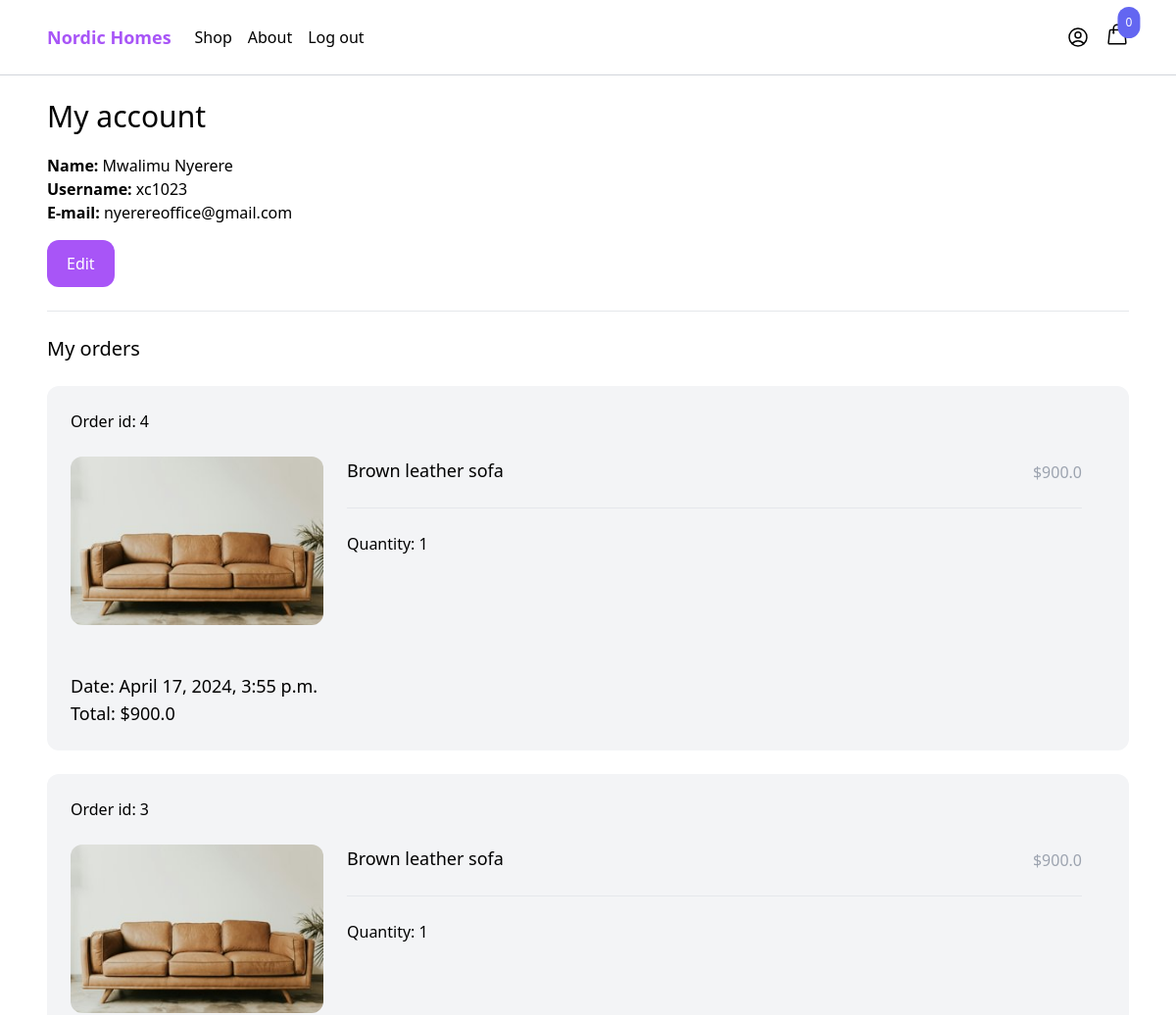
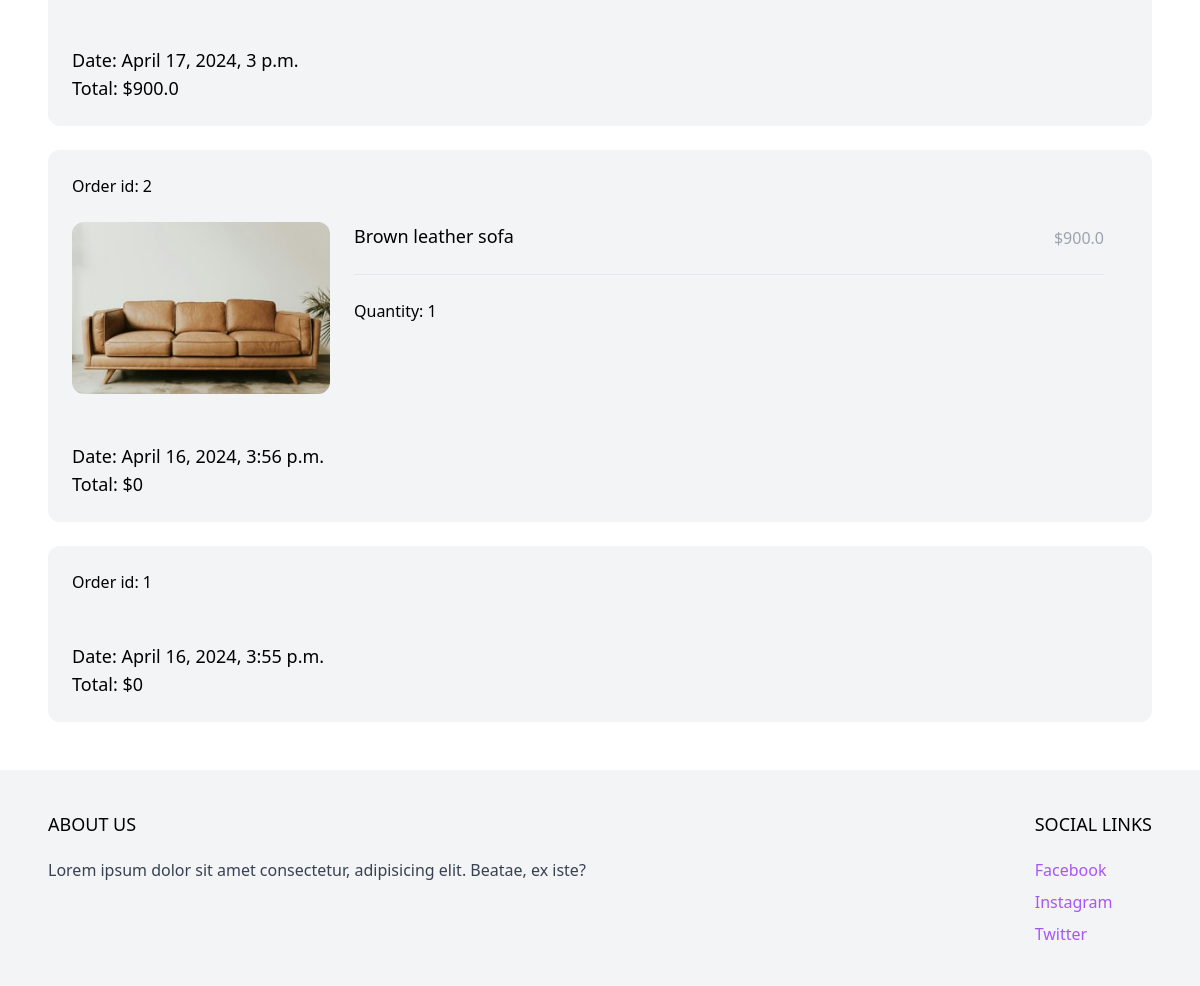
Before: /myaccount/ (signed in) with the older database file (2 pictures, top to bottom).
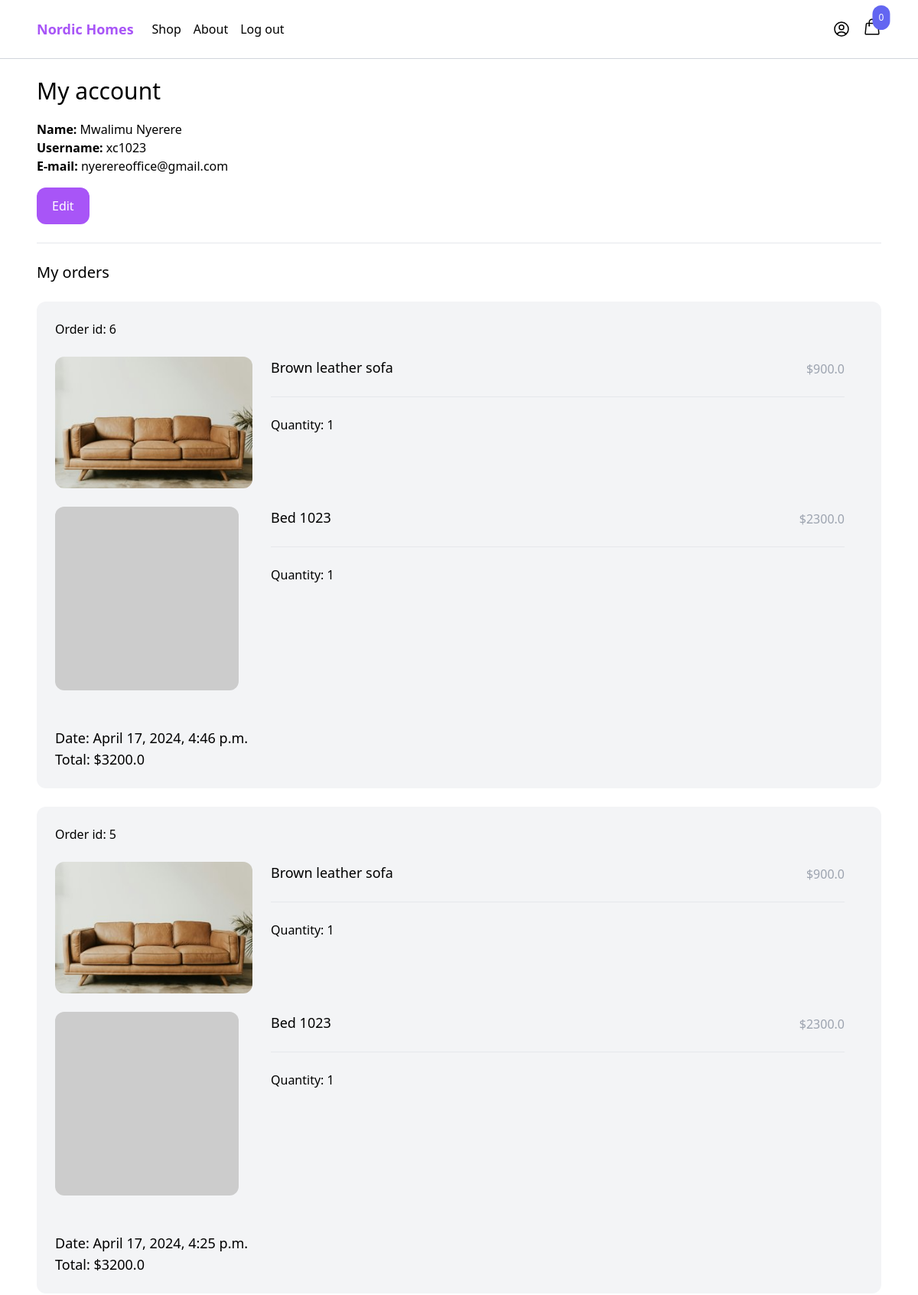
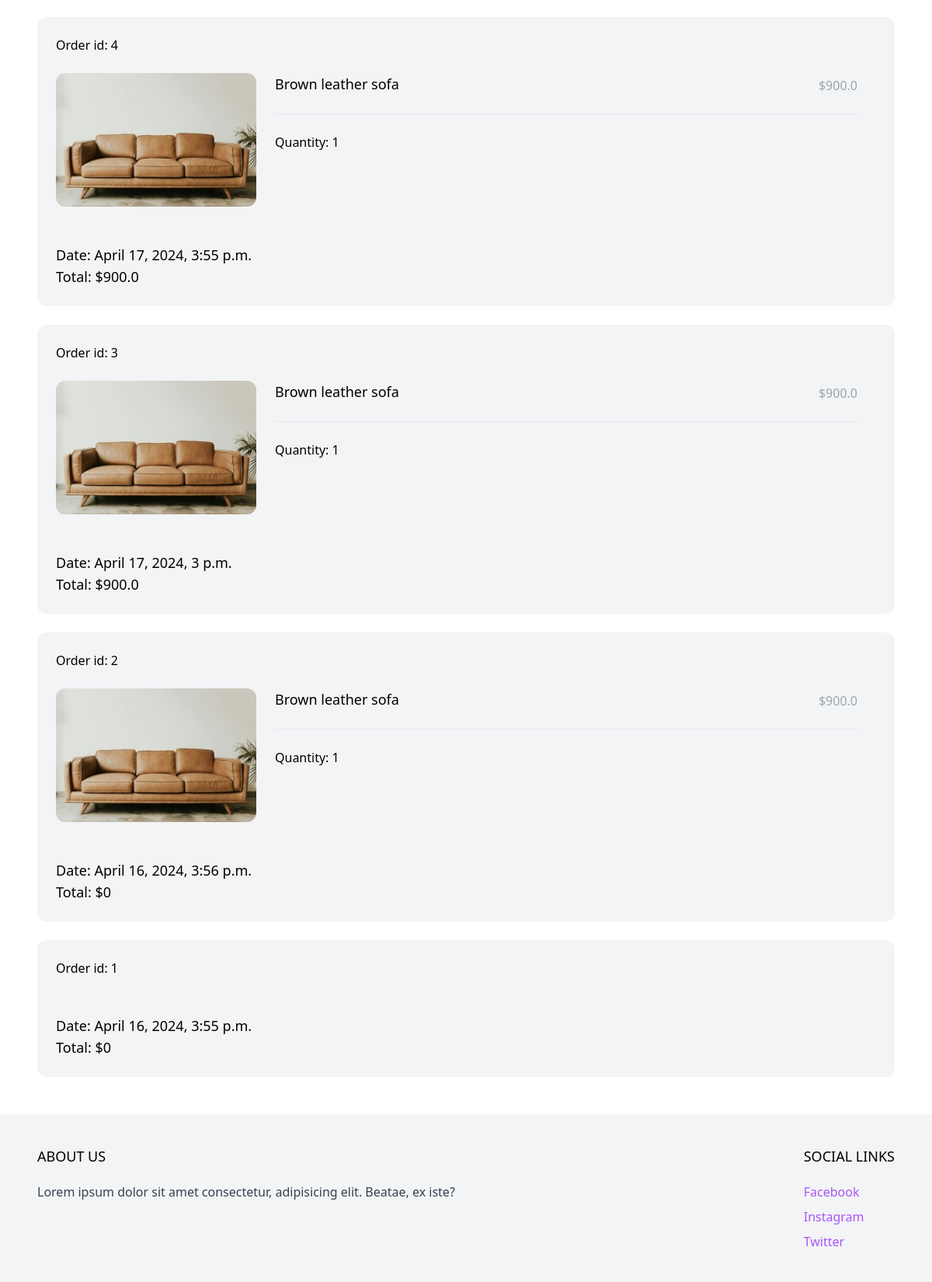
After: the same page with the newer database file (2 pictures, top to bottom).
### order/models.py (models this page shows)
class Order(models.Model):
    ORDERED = 'ordered'
    SHIPPED = 'shipped'
    STATUS_CHOICES = (
        (ORDERED, 'Ordered'),
        (SHIPPED, 'Shipped')
    )
    user = models.ForeignKey(User, related_name='orders', blank=True, null=True, on_delete=models.CASCADE)
    first_name = models.CharField(max_length=255)
    last_name = models.CharField(max_length=255)
    email = models.EmailField()
    address = models.CharField(max_length=255)
    zipcode = models.CharField(max_length=255)
    place = models.CharField(max_length=255)
    phone = models.CharField(max_length=255)
    created_at = models.DateTimeField(auto_now_add=True)
    paid = models.BooleanField(default=False)
    paid_amount = models.IntegerField(blank=True, null=True)
    status = models.CharField(max_length=20, choices=STATUS_CHOICES, default=ORDERED)
    class Meta:
        ordering = ('-created_at',)
    def get_total_price(self):
        if self.paid_amount:
            return self.paid_amount / 100
        return 0

class OrderItem(models.Model):
    order = models.ForeignKey(Order, related_name='items', on_delete=models.CASCADE)
    product = models.ForeignKey(Product, related_name='items', on_delete=models.CASCADE)
    price = models.IntegerField()
    quantity = models.IntegerField(default=1)
    def get_total_price(self):
        return self.price / 100

### product/models.py (models this page shows, shortened)
class Product(models.Model):
    category = models.ForeignKey(Category, related_name='products', on_delete=models.CASCADE)
    name = models.CharField(max_length=255)
    slug = models.SlugField()
    description = models.TextField(blank=True, null=True)
    price = models.IntegerField()
    created_at = models.DateTimeField(auto_now_add=True)
    image = models.ImageField(upload_to='uploads/', blank=True, null=True)
    thumbnail = models.ImageField(upload_to='uploads/', blank=True, null=True)
    class Meta:
        ordering = ('-created_at',)
    def get_thumbnail(self):
        if self.thumbnail:
            return self.thumbnail.url
        else:
            if self.image:
                self.thumbnail = self.make_thumbnail(self.image)
                self.save()
                return self.thumbnail.url
            else:
                return 'https://via.placeholder.com/240x240.jpg'

### core/views.py (the view)
# urls.py: path('myaccount/', myaccount, name='myaccount'),
@login_required
def myaccount(request):
    return render(request, 'core/myaccount.html')

### cart/cart.py (called while the page is built)
    def __len__(self):
        return sum(item['quantity'] for item in self.cart.values())

### cart/context_processors.py (called while the page is built)
def cart(request):
    return {'cart': Cart(request)}

### core/templates/core/myaccount.html (shortened to what this page needs)
{% extends 'core/base.html' %}
{% load static %}
{% block content %}
    <div class="max-w-6xl mx-auto p-6">
        <h1 class="mb-5 text-3xl">My account</h1>
        <div class="mb-6">
            <strong>Name: </strong>{{ request.user.get_full_name }}<br>
            <strong>Username: </strong>{{ request.user.username }}<br>
            <strong>E-mail: </strong>{{ request.user.email }}<br>
            <a href="{% url 'core:edit_myaccount' %}" class="inline-block mt-4 py-3 px-5 rounded-xl text-white bg-purple-500 hover:bg-purple-700 transition duration-500 ease-in-out">
                Edit
            </a>
        </div>
        <hr>
        <h2 class="my-6 text-xl">My orders</h2>
        {% for order in request.user.orders.all %}
            <div class="w-full mb-6 p-6 flex flex-wrap bg-gray-100 rounded-xl">
                <div class="mb-6 flex justify-between">
                    <a href="#">Order id: {{ order.id }}</a>
                </div>
                <div class="mb-6 w-full">
                    {% for item in order.items.all %}
                        <div class="product mb-6 flex pr-6">
                            <a href="" class="w-1/4">
                                <img src="{{ item.product.get_thumbnail }}" alt="" class="hover:shadow-lg rounded-xl">
                            </a>
                            <div class="w-3/4 pl-6">
                                <div class="flex justify-between">
                                    <a href="#" class="text-lg">{{ item.product.name }}</a>
                                    <p class="mb-6 pt-1 text-gray-400">${{ item.get_total_price }}</p>
                                </div>
                                <hr>
                                <div class="mt-6">
                                    Quantity: {{ item.quantity }}
                                </div>
                            </div>
                        </div>
                    {% endfor %}
                </div>
                <div class="">
                    <p class="text-lg">Date: {{ order.created_at }}</p>
                    <p class="text-lg">Total: ${{ order.get_total_price }}</p>
                </div>
            </div>
        {% endfor %}
    </div>
{% endblock %}

### core/templates/core/base.html (shortened to what this page needs)
<!DOCTYPE html>
<html lang="en">
<head>
    <script src="https://cdn.tailwindcss.com"></script>
</head>
<body>
    <nav class="border-b border-gray-300">
        <div class="max-w-6xl mx-auto py-2 px-6 flex items-center justify-between">
            <div class="menu-left flex items-center space-x-6">
                <a href="{% url 'core:frontpage' %}" class="py-4 text-lg text-purple-500 font-semibold">Nordic Homes</a>
                <ul class="flex items-center space-x-4">
                    <li><a href="{% url 'core:shop' %}">Shop</a></li>
                    <li><a href="/">About</a></li>
                    {% if request.user.is_authenticated %}
                        <form method="post" action="{% url 'core:logout' %}">
                            <button type="submit">Log out</button>
                        </form>
                    {% endif %}
                </ul>
            </div>
            <div class="menu-right flex items-center space-x-4">
                <a href="{% url 'core:myaccount' %}">
                </a>
                <div
                    hx-get="{% url 'cart:hx_menu_cart' %}"
                    hx-trigger="update-menu-cart from:body"
                    hx-swap="innerHTML"
                >
                    {% include 'cart/partials/menu_cart.html' %}
                </div>
            </div>
        </div>
    </nav>
    <main>
        {% block content %}{% endblock %}
    </main>
    <footer class="bg-gray-100">
        <div class="max-w-6xl mx-auto py-10 px-6 xl:px-0 md:flex justify-between">
            <div class="footer-left mb-12 md:mb-0">
                <h2 class="mb-5 uppercase text-lg">
                    About Us
                </h2>
                <p class="text-gray-700">
                    Lorem ipsum dolor sit amet consectetur, adipisicing elit. Beatae, ex iste?
                </p>
            </div>
            <div class="footer-right">
                <h2 class="mb-5 uppercase text-lg">Social links</h2>
                <ul class="space-y-2">
                    <li><a href="#" class="cursor:pointer text-purple-500 hover:text-purple-800">Facebook</a></li>
                    <li><a href="#" class="cursor:pointer text-purple-500 hover:text-purple-800">Instagram</a></li>
                    <li><a href="#" class="cursor:pointer text-purple-500 hover:text-purple-800">Twitter</a></li>
                </ul>
            </div>
        </div>
    </footer>
</body>
</html>

### cart/templates/cart/partials/menu_cart.html (shortened to what this page needs)
<a href="{% url 'cart:cart' %}" id="menu-cart-button" class="relative inline-block">
    <span class="absolute top-0 right-0 transform translate-x-1/2 -translate-y-1/2 bg-indigo-500 text-white text-xs rounded-full p-2"> {{ cart|length }}</span>
</a>

Changed rows visible on the page:
added Order: id "6", created_at "April 17, 2024, 4:46 p.m.", get_total_price "3200.0"
added OrderItem: product.get_thumbnail (picture), product.name "Brown leather sofa", get_total_price "900.0", quantity "1", shown under "6"
added OrderItem: product.name "Bed 1023", get_total_price "2300.0", quantity "1", shown under "6"
added Order: id "5", created_at "April 17, 2024, 4:25 p.m.", get_total_price "3200.0"
added OrderItem: product.get_thumbnail (picture), product.name "Brown leather sofa", get_total_price "900.0", quantity "1", shown under "5"
added OrderItem: product.name "Bed 1023", get_total_price "2300.0", quantity "1", shown under "5"
